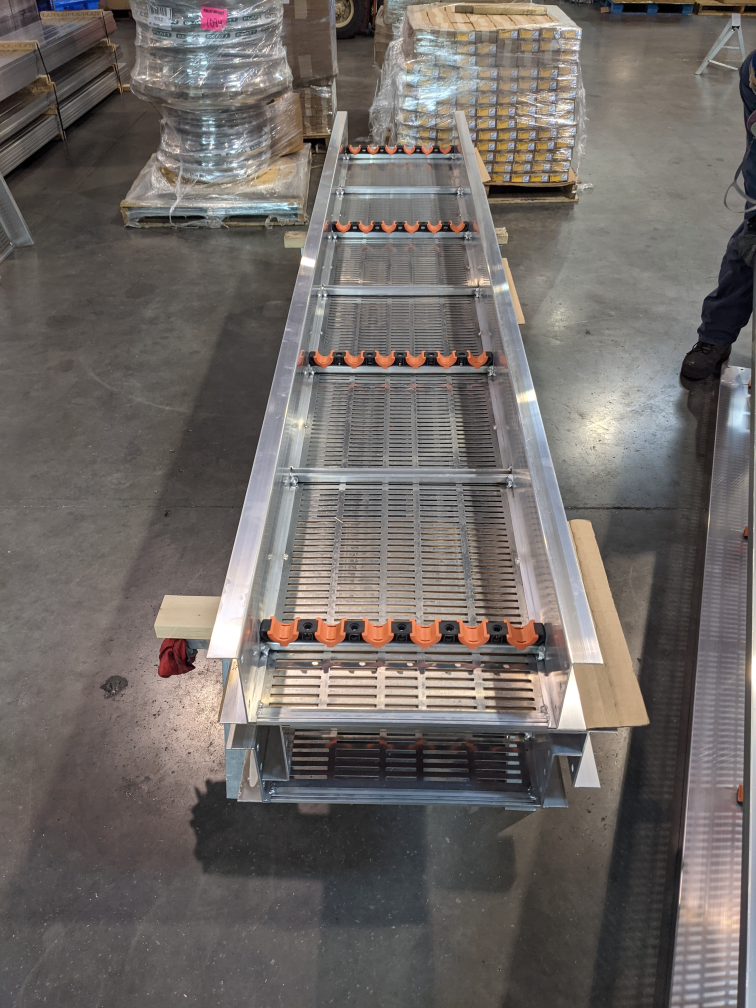
#> input picture 5.jpg, 3024 x 4032 px (shown at 1/4 size)
$ python masking.py
#> lines starting #> are read from the running program, lines starting #| are printed output that depends on the picture; after the words box and inside, x2 and y2 are one past the last pixel; in counts of white or black regions, pixels touching at a corner belong together
#> further down, img is the input picture: shape (4032, 3024, 3); mean B, G, R 101.4, 104.8, 110.6
### cvutils.py
import cv2 as cv

def aspect_ratio(img):
    (height, width) = (img.shape[0], img.shape[1])
#> height = 4032; width = 3024
    return (height/width)

def resize(img, height, width, keep_aspect_ratio = False ):
    if keep_aspect_ratio == False:
        return cv.resize(img, (height, width))
    asr = aspect_ratio(img)
#> asr = 1.33
    if width == None:
        h =height
        w = int(h *asr)
    elif height == None:
        w = width
        h =int(w /asr)
#> h = 600
    return cv.resize(img, (h,w))
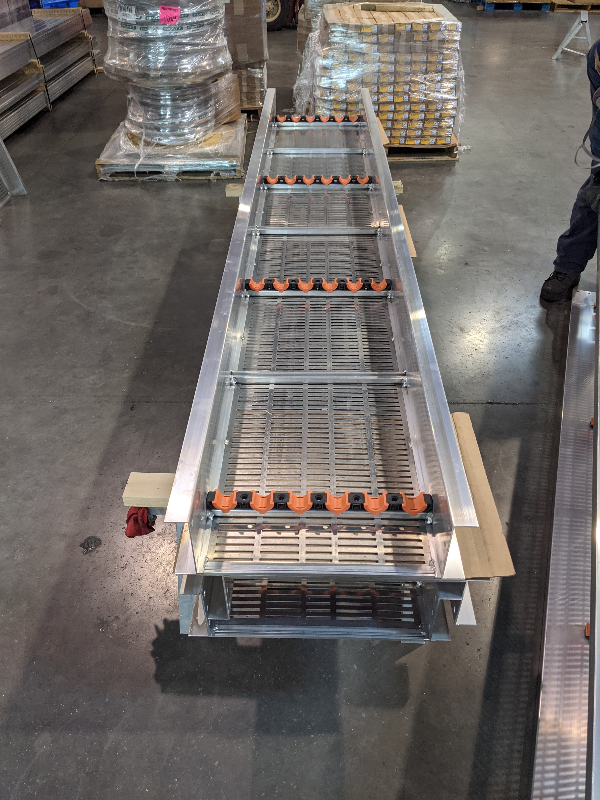
#> returned value: shape (800, 600, 3); mean of channels 0, 1, 2 101.3, 104.7, 110.4; drawn as B, G, R

# [6 lines left out: function contours_in, not called in this run]

### masking.py
import numpy as np
import cv2 as cv
import cvutils


img = cv.imread('5.jpg')
img = cvutils.resize(img,None, width=800, keep_aspect_ratio=True)

blank = np.zeros((img.shape[:2]), dtype='uint8')
# create a mask of shape
mask= cv.circle(blank, (img.shape[1]//2, img.shape[0]//2), 100, 255, -1)
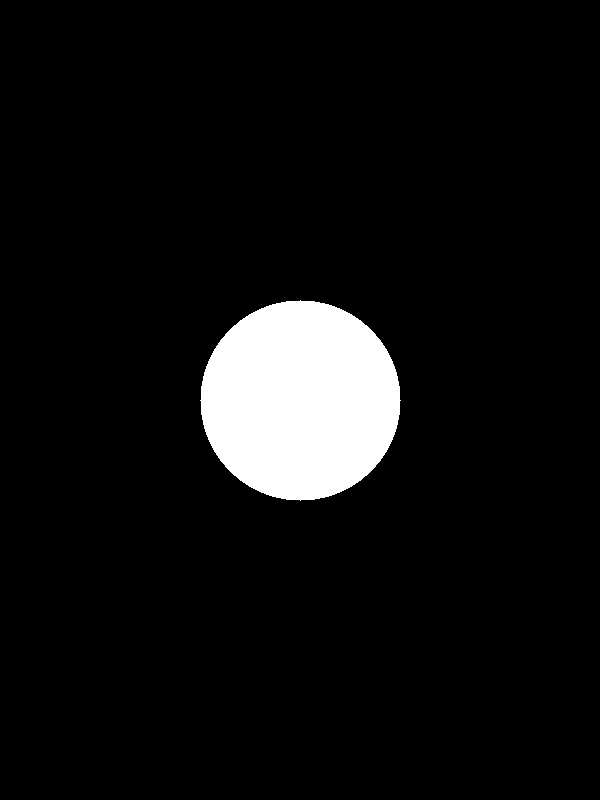
#> blank: shape (800, 600); 6.5% white; 1 white region, box (x1, y1, x2, y2) and area: (200, 300, 401, 501) 31417

# merge mask and image
masked = cv.bitwise_and(img, img, mask = mask)
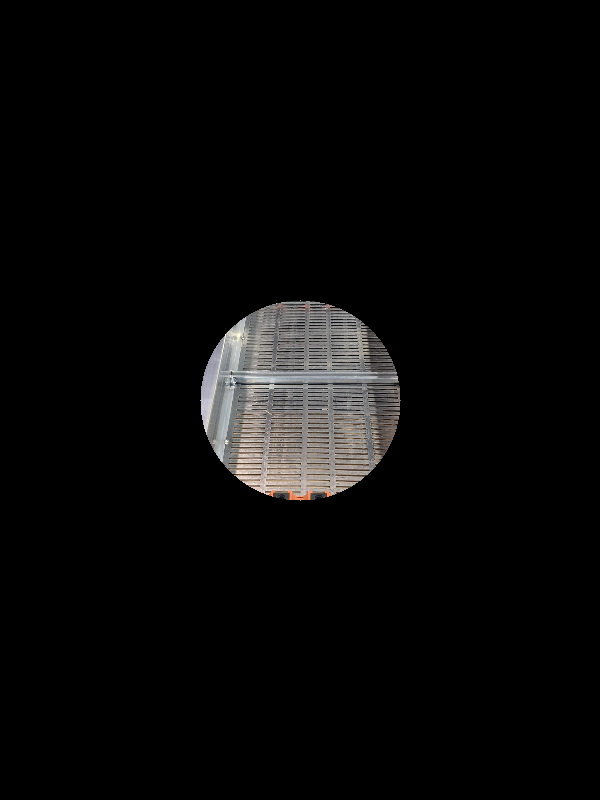
#> masked: shape (800, 600, 3); mean B, G, R 8.3, 8.5, 8.8

cv.imshow('mask', mask)
cv.imshow('Masked image', masked)
cv.imshow('original', img)
cv.waitKey(0)

$ run again, with 1.jpg copied over 5.jpg
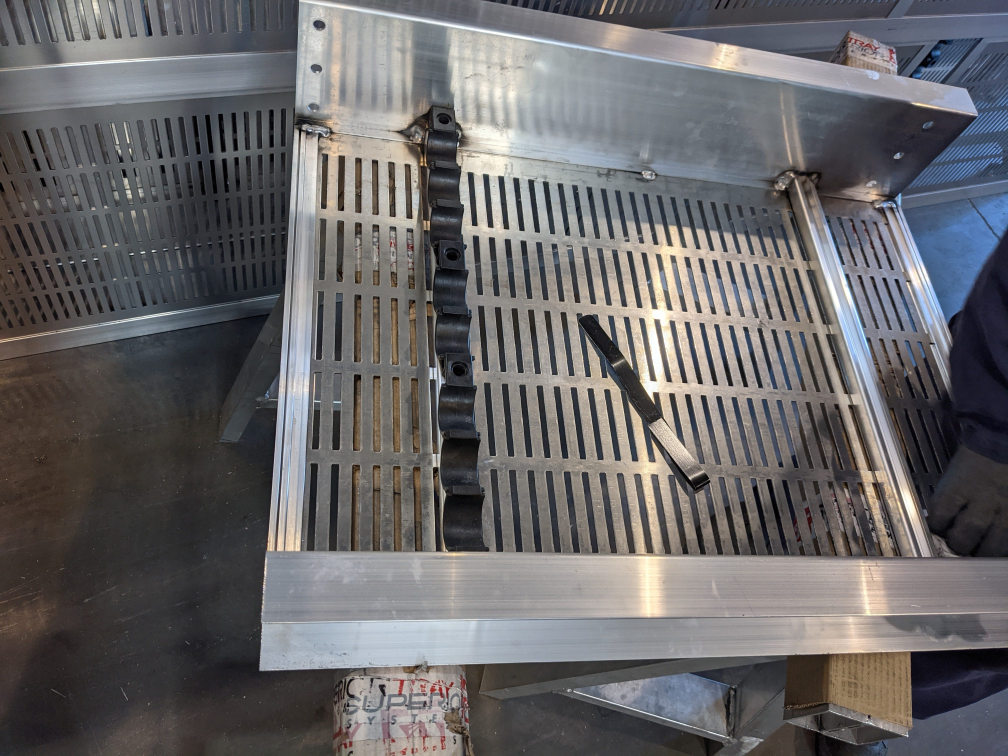
#> input picture 1.jpg, 4032 x 3024 px (shown at 1/4 size)
#> img is the input picture: shape (3024, 4032, 3); mean B, G, R 104.1, 102.6, 104.2
#> asr = 0.75
#> h = 1066
#> `mask= cv.circle(blank, (img.shape[1]//2, img.shape[0]//2), 100, 255, -1)`:
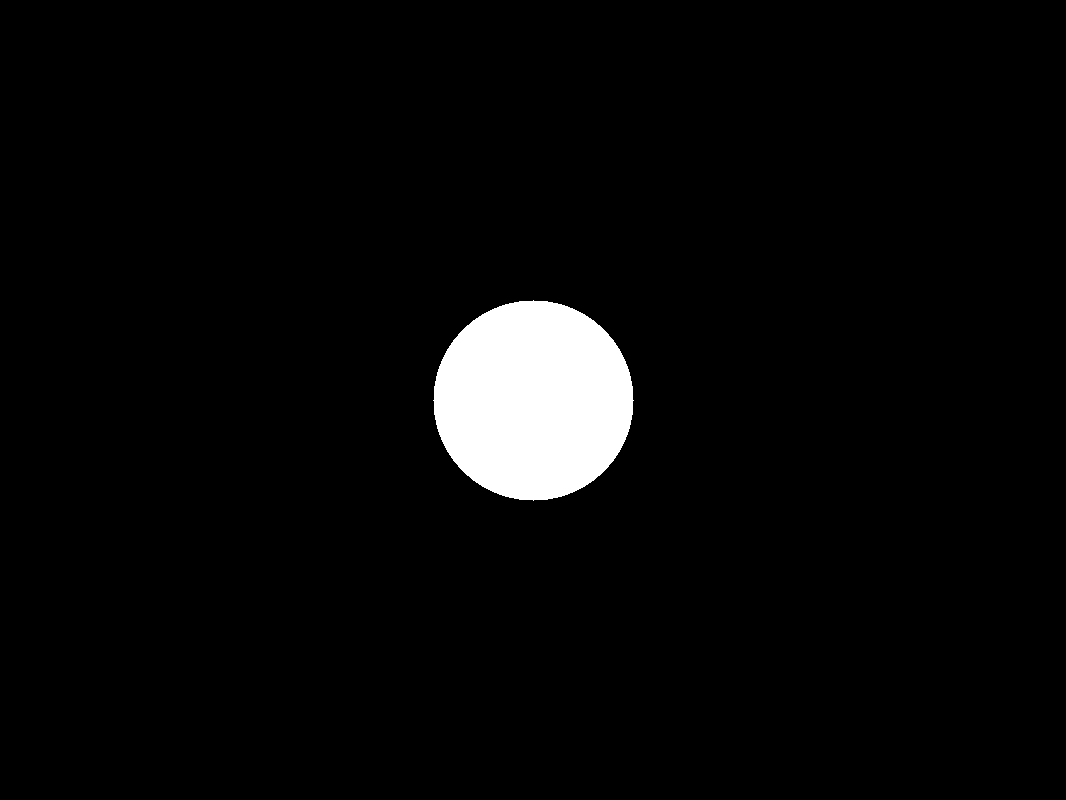
#> blank: shape (800, 1066); 3.7% white; 1 white region, box (x1, y1, x2, y2) and area: (433, 300, 634, 501) 31417
#> `masked = cv.bitwise_and(img, img, mask = mask)`:
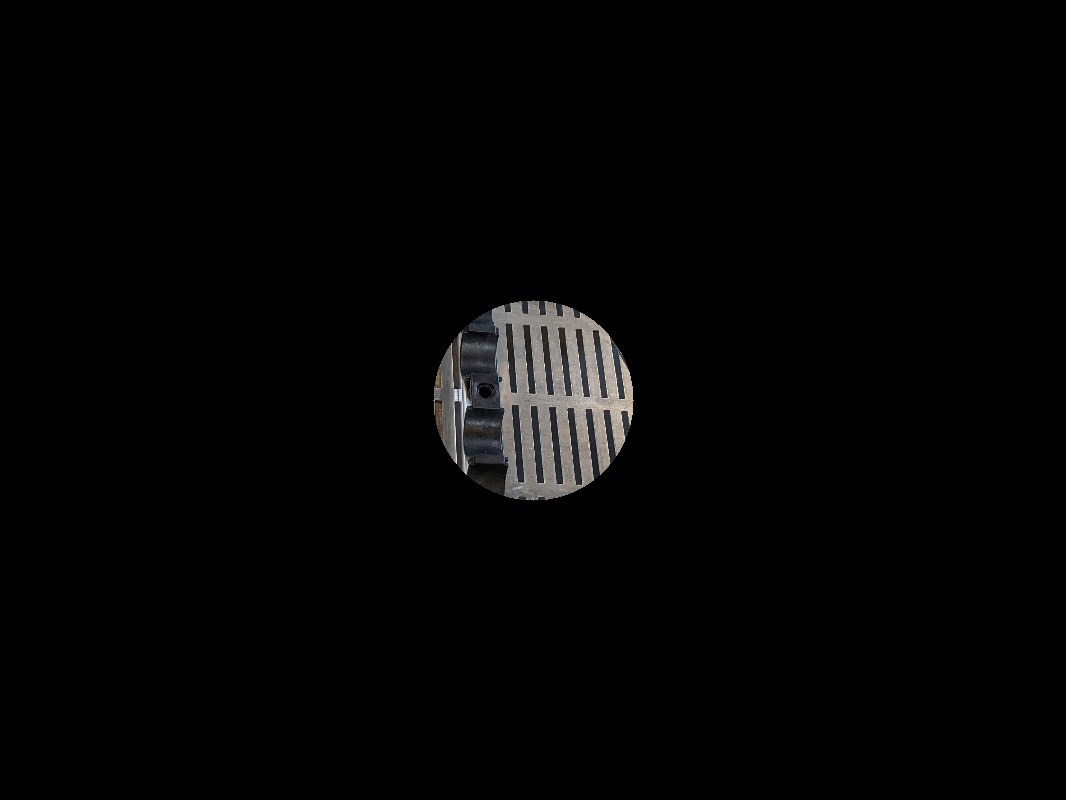
#> masked: shape (800, 1066, 3); mean B, G, R 3.7, 3.8, 3.9

$ run again, with 2.jpg copied over 5.jpg
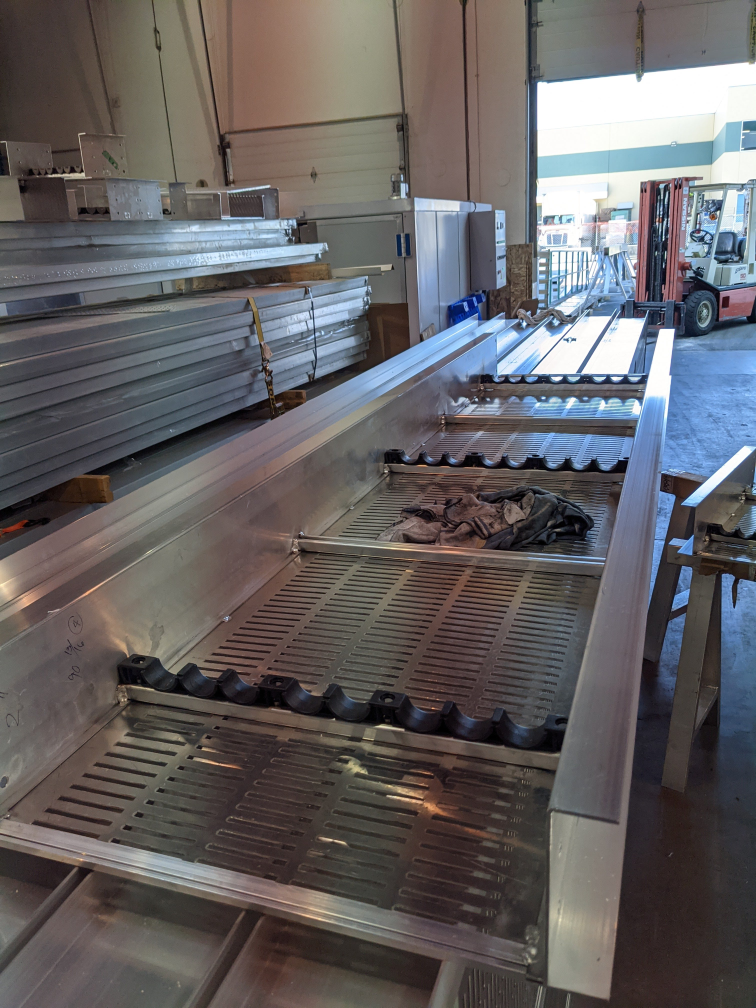
#> input picture 2.jpg, 3024 x 4032 px (shown at 1/4 size)
#> img is the input picture: shape (4032, 3024, 3); mean B, G, R 98.3, 97, 100.1
#> asr = 1.33
#> h = 600
#> in resize, `return cv.resize(img, (h,w))`:
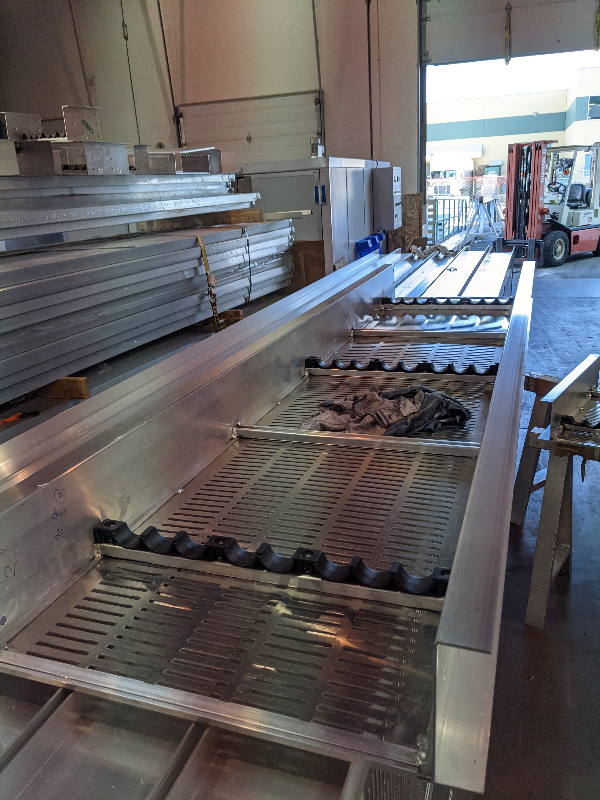
#> returned value: shape (800, 600, 3); mean of channels 0, 1, 2 98.2, 96.8, 99.9; drawn as B, G, R
#> blank: shape (800, 600); 6.5% white; 1 white region, box (x1, y1, x2, y2) and area: (200, 300, 401, 501) 31417
#> `masked = cv.bitwise_and(img, img, mask = mask)`:
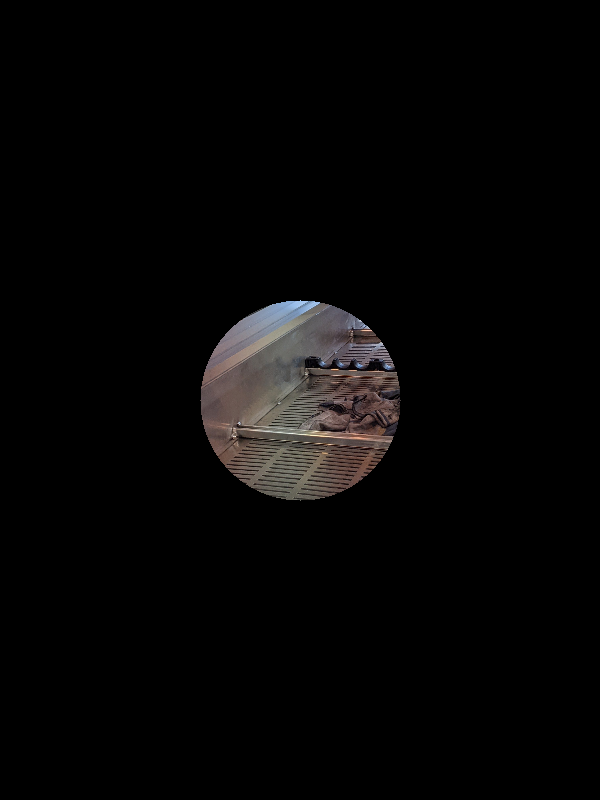
#> masked: shape (800, 600, 3); mean B, G, R 5.7, 5.9, 6.5

$ run again, with 3.jpg copied over 5.jpg
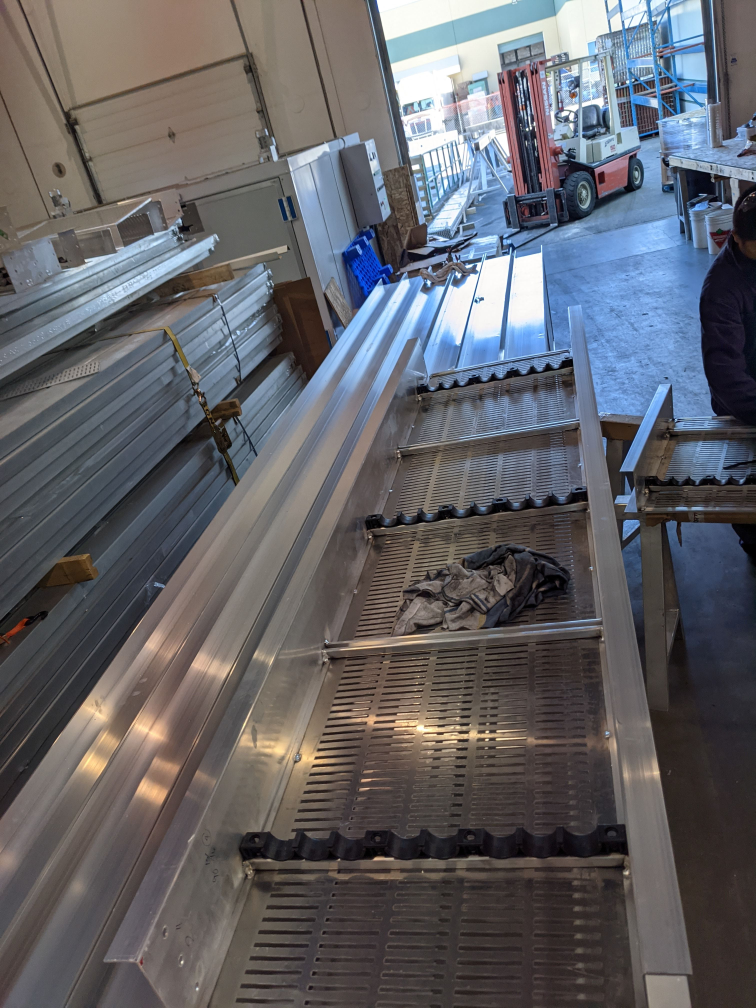
#> input picture 3.jpg, 3024 x 4032 px (shown at 1/4 size)
#> img is the input picture: shape (4032, 3024, 3); mean B, G, R 102.6, 97.9, 98.1
#> asr = 1.33
#> h = 600
#> in resize, `return cv.resize(img, (h,w))`:
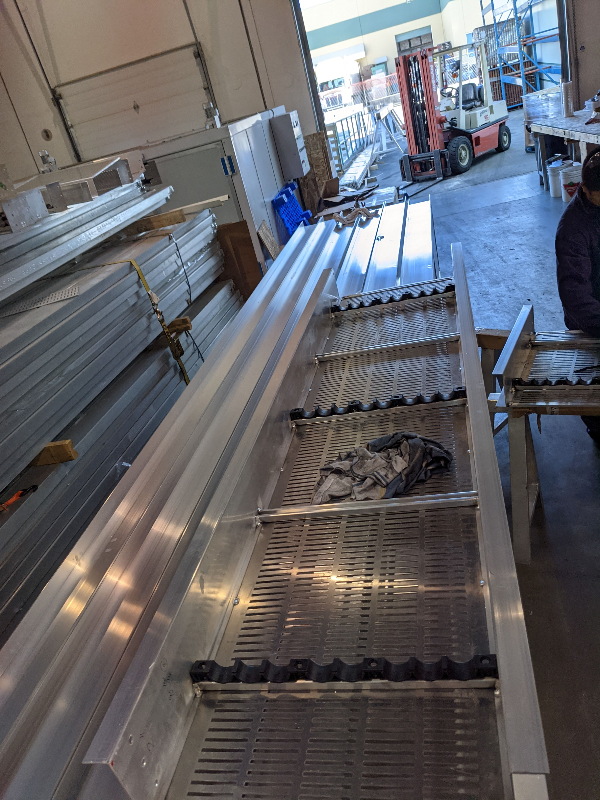
#> returned value: shape (800, 600, 3); mean of channels 0, 1, 2 102.4, 97.8, 97.9; drawn as B, G, R
#> blank: shape (800, 600); 6.5% white; 1 white region, box (x1, y1, x2, y2) and area: (200, 300, 401, 501) 31417
#> `masked = cv.bitwise_and(img, img, mask = mask)`:
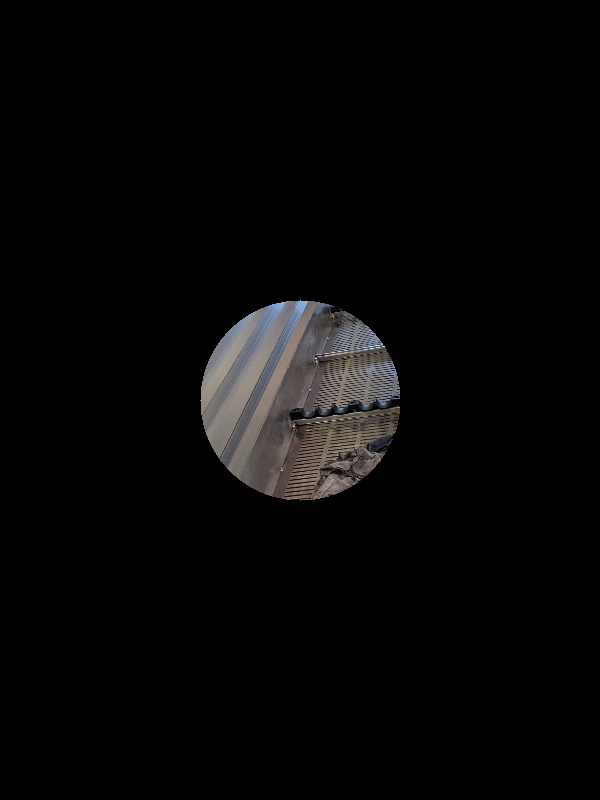
#> masked: shape (800, 600, 3); mean B, G, R 6.4, 6.4, 6.7
